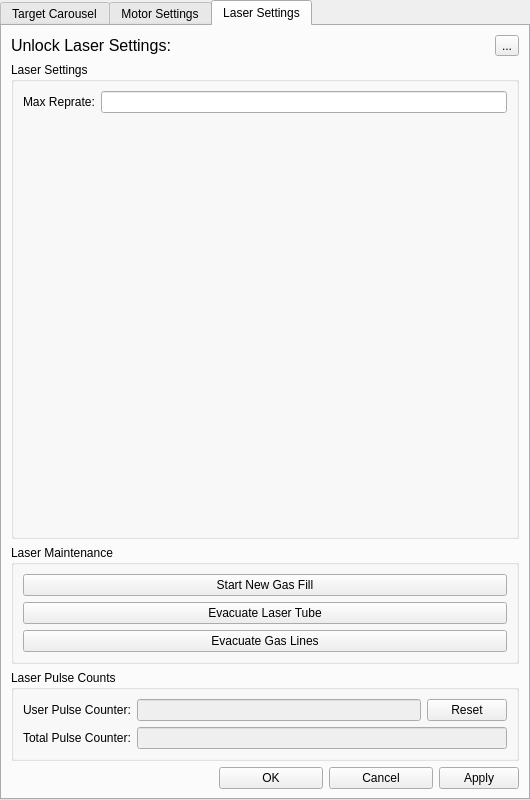
<?xml version="1.0" encoding="UTF-8"?>
<ui version="4.0">
 <class>TabWidget</class>
 <widget class="QTabWidget" name="TabWidget">
  <property name="geometry">
   <rect>
    <x>0</x>
    <y>0</y>
    <width>530</width>
    <height>800</height>
   </rect>
  </property>
  <property name="sizePolicy">
   <sizepolicy hsizetype="Expanding" vsizetype="Minimum">
    <horstretch>0</horstretch>
    <verstretch>0</verstretch>
   </sizepolicy>
  </property>
  <property name="maximumSize">
   <size>
    <width>530</width>
    <height>800</height>
   </size>
  </property>
  <property name="cursor">
   <cursorShape>ArrowCursor</cursorShape>
  </property>
  <property name="windowTitle">
   <string>PLD Control Settings</string>
  </property>
  <property name="currentIndex">
   <number>2</number>
  </property>
  <widget class="QWidget" name="tab_target_carousel_settings">
   <property name="cursor">
    <cursorShape>ArrowCursor</cursorShape>
   </property>
   <attribute name="title">
    <string>Target Carousel</string>
   </attribute>
   <layout class="QVBoxLayout" name="verticalLayout_2">
    <item>
     <widget class="QGroupBox" name="gbox_carousel_0">
      <property name="title">
       <string>Target Position 1</string>
      </property>
      <layout class="QVBoxLayout" name="verticalLayout_3">
       <item>
        <layout class="QFormLayout" name="form_carousel_0">
         <item row="0" column="0">
          <widget class="QLabel" name="lbl_carousel_size_0">
           <property name="text">
            <string>Target Diameter (mm):</string>
           </property>
          </widget>
         </item>
         <item row="0" column="1">
          <widget class="QLineEdit" name="line_carousel_size_0"/>
         </item>
         <item row="1" column="0">
          <widget class="QLabel" name="lbl_carousel_composition_0">
           <property name="text">
            <string>Target Composition:</string>
           </property>
          </widget>
         </item>
         <item row="1" column="1">
          <widget class="QLineEdit" name="line_carousel_composition_0"/>
         </item>
        </layout>
       </item>
      </layout>
     </widget>
    </item>
    <item>
     <widget class="QGroupBox" name="gbox_carousel_1">
      <property name="title">
       <string>Target Position 2</string>
      </property>
      <layout class="QVBoxLayout" name="verticalLayout_4">
       <item>
        <layout class="QFormLayout" name="form_carousel_1">
         <item row="0" column="0">
          <widget class="QLabel" name="lbl_carousel_size_1">
           <property name="text">
            <string>Target Diameter (mm):</string>
           </property>
          </widget>
         </item>
         <item row="0" column="1">
          <widget class="QLineEdit" name="line_carousel_size_1"/>
         </item>
         <item row="1" column="0">
          <widget class="QLabel" name="lbl_carousel_composition_1">
           <property name="text">
            <string>Target Composition:</string>
           </property>
          </widget>
         </item>
         <item row="1" column="1">
          <widget class="QLineEdit" name="line_carousel_composition_1"/>
         </item>
        </layout>
       </item>
      </layout>
     </widget>
    </item>
    <item>
     <widget class="QGroupBox" name="gbox_carousel_2">
      <property name="title">
       <string>Target Position 3</string>
      </property>
      <layout class="QVBoxLayout" name="verticalLayout_5">
       <item>
        <layout class="QFormLayout" name="form_carousel_2">
         <item row="0" column="0">
          <widget class="QLabel" name="lbl_carousel_size_2">
           <property name="text">
            <string>Target Diameter (mm):</string>
           </property>
          </widget>
         </item>
         <item row="0" column="1">
          <widget class="QLineEdit" name="line_carousel_size_2"/>
         </item>
         <item row="1" column="0">
          <widget class="QLabel" name="lbl_carousel_composition_2">
           <property name="text">
            <string>Target Composition:</string>
           </property>
          </widget>
         </item>
         <item row="1" column="1">
          <widget class="QLineEdit" name="line_carousel_composition_2"/>
         </item>
        </layout>
       </item>
      </layout>
     </widget>
    </item>
    <item>
     <widget class="QGroupBox" name="gbox_carousel_3">
      <property name="title">
       <string>Target Position 4</string>
      </property>
      <layout class="QVBoxLayout" name="verticalLayout_6">
       <item>
        <layout class="QFormLayout" name="form_carousel_3">
         <item row="0" column="0">
          <widget class="QLabel" name="lbl_carousel_size_3">
           <property name="text">
            <string>Target Diameter (mm):</string>
           </property>
          </widget>
         </item>
         <item row="0" column="1">
          <widget class="QLineEdit" name="line_carousel_size_3"/>
         </item>
         <item row="1" column="0">
          <widget class="QLabel" name="lbl_carousel_composition_3">
           <property name="text">
            <string>Target Composition:</string>
           </property>
          </widget>
         </item>
         <item row="1" column="1">
          <widget class="QLineEdit" name="line_carousel_composition_3"/>
         </item>
        </layout>
       </item>
      </layout>
     </widget>
    </item>
    <item>
     <widget class="QGroupBox" name="gbox_carousel_4">
      <property name="title">
       <string>Target Position 5</string>
      </property>
      <layout class="QVBoxLayout" name="verticalLayout_7">
       <item>
        <layout class="QFormLayout" name="form_carousel_4">
         <item row="0" column="0">
          <widget class="QLabel" name="lbl_carousel_size_4">
           <property name="text">
            <string>Target Diameter (mm):</string>
           </property>
          </widget>
         </item>
         <item row="0" column="1">
          <widget class="QLineEdit" name="line_carousel_size_4"/>
         </item>
         <item row="1" column="0">
          <widget class="QLabel" name="lbl_carousel_composition_4">
           <property name="text">
            <string>Target Composition:</string>
           </property>
          </widget>
         </item>
         <item row="1" column="1">
          <widget class="QLineEdit" name="line_carousel_composition_4"/>
         </item>
        </layout>
       </item>
      </layout>
     </widget>
    </item>
    <item>
     <widget class="QGroupBox" name="gbox_carousel_5">
      <property name="title">
       <string>Target Position 6</string>
      </property>
      <layout class="QVBoxLayout" name="verticalLayout_8">
       <item>
        <layout class="QFormLayout" name="form_carousel_5">
         <item row="0" column="0">
          <widget class="QLabel" name="lbl_carousel_size_5">
           <property name="text">
            <string>Target Diameter (mm):</string>
           </property>
          </widget>
         </item>
         <item row="0" column="1">
          <widget class="QLineEdit" name="line_carousel_size_5"/>
         </item>
         <item row="1" column="0">
          <widget class="QLabel" name="lbl_carousel_composition_5">
           <property name="text">
            <string>Target Composition:</string>
           </property>
          </widget>
         </item>
         <item row="1" column="1">
          <widget class="QLineEdit" name="line_carousel_composition_5"/>
         </item>
        </layout>
       </item>
      </layout>
     </widget>
    </item>
    <item>
     <layout class="QHBoxLayout" name="layout_carousel_cancel_confirm" stretch="50,25,25,0">
      <item>
       <spacer name="horizontalSpacer">
        <property name="orientation">
         <enum>Qt::Horizontal</enum>
        </property>
        <property name="sizeHint" stdset="0">
         <size>
          <width>40</width>
          <height>20</height>
         </size>
        </property>
       </spacer>
      </item>
      <item>
       <widget class="QPushButton" name="btn_ok_carousel">
        <property name="text">
         <string>OK</string>
        </property>
       </widget>
      </item>
      <item>
       <widget class="QPushButton" name="btn_cancel_carousel">
        <property name="text">
         <string>Cancel</string>
        </property>
       </widget>
      </item>
      <item>
       <widget class="QPushButton" name="btn_apply_carousel">
        <property name="text">
         <string>Apply</string>
        </property>
       </widget>
      </item>
     </layout>
    </item>
   </layout>
  </widget>
  <widget class="QWidget" name="tab_motor_settings">
   <attribute name="title">
    <string>Motor Settings</string>
   </attribute>
   <layout class="QVBoxLayout" name="verticalLayout" stretch="0,1,1,0">
    <item>
     <layout class="QHBoxLayout" name="horizontalLayout">
      <item>
       <widget class="QLabel" name="lbl_motor_unlock">
        <property name="font">
         <font>
          <pointsize>12</pointsize>
         </font>
        </property>
        <property name="text">
         <string>Unlock Motor Settings:</string>
        </property>
       </widget>
      </item>
      <item>
       <spacer name="horizontalSpacer_4">
        <property name="orientation">
         <enum>Qt::Horizontal</enum>
        </property>
        <property name="sizeHint" stdset="0">
         <size>
          <width>40</width>
          <height>20</height>
         </size>
        </property>
       </spacer>
      </item>
      <item>
       <widget class="QToolButton" name="tbtn_motor_setting_unlock">
        <property name="text">
         <string>...</string>
        </property>
        <property name="icon">
         <iconset>
          <normaloff>../img/unlock.svg</normaloff>../img/unlock.svg</iconset>
        </property>
        <property name="iconSize">
         <size>
          <width>45</width>
          <height>45</height>
         </size>
        </property>
       </widget>
      </item>
     </layout>
    </item>
    <item>
     <widget class="QGroupBox" name="gbox_target_motor">
      <property name="title">
       <string>Targets Motor Settings</string>
      </property>
      <layout class="QVBoxLayout" name="verticalLayout_9" stretch="1">
       <item>
        <layout class="QFormLayout" name="form_target_motor_settings">
         <item row="0" column="0">
          <widget class="QLabel" name="lbl_target_max_acceleration">
           <property name="text">
            <string>Max Acceleration:</string>
           </property>
          </widget>
         </item>
         <item row="0" column="1">
          <widget class="QLineEdit" name="line_target_max_acceleration"/>
         </item>
         <item row="1" column="0">
          <widget class="QLabel" name="lbl_target_max_speed">
           <property name="text">
            <string>Max Speed:</string>
           </property>
          </widget>
         </item>
         <item row="1" column="1">
          <widget class="QLineEdit" name="line_target_max_speed"/>
         </item>
        </layout>
       </item>
      </layout>
     </widget>
    </item>
    <item>
     <widget class="QGroupBox" name="gbox_substrate_motor">
      <property name="title">
       <string>Substrate Motor Settings</string>
      </property>
      <layout class="QVBoxLayout" name="verticalLayout_10">
       <item>
        <layout class="QFormLayout" name="form_substrate_motor_settings">
         <item row="0" column="0">
          <widget class="QLabel" name="lbl_substrate_max_acceleration">
           <property name="text">
            <string>Max Acceleration:</string>
           </property>
          </widget>
         </item>
         <item row="0" column="1">
          <widget class="QLineEdit" name="line_substrate_max_acceleration"/>
         </item>
         <item row="1" column="0">
          <widget class="QLabel" name="lbl_substrate_max_speed">
           <property name="text">
            <string>Max Speed:</string>
           </property>
          </widget>
         </item>
         <item row="1" column="1">
          <widget class="QLineEdit" name="line_substrate_max_speed"/>
         </item>
        </layout>
       </item>
      </layout>
     </widget>
    </item>
    <item>
     <layout class="QHBoxLayout" name="layout_motor_cancel_confirm" stretch="50,25,25,0">
      <item>
       <spacer name="horizontalSpacer_2">
        <property name="orientation">
         <enum>Qt::Horizontal</enum>
        </property>
        <property name="sizeHint" stdset="0">
         <size>
          <width>40</width>
          <height>20</height>
         </size>
        </property>
       </spacer>
      </item>
      <item>
       <widget class="QPushButton" name="btn_ok_motor">
        <property name="text">
         <string>OK</string>
        </property>
       </widget>
      </item>
      <item>
       <widget class="QPushButton" name="btn_cancel_motor">
        <property name="text">
         <string>Cancel</string>
        </property>
       </widget>
      </item>
      <item>
       <widget class="QPushButton" name="btn_apply_motor">
        <property name="text">
         <string>Apply</string>
        </property>
       </widget>
      </item>
     </layout>
    </item>
   </layout>
  </widget>
  <widget class="QWidget" name="tab_laser_settings">
   <attribute name="title">
    <string>Laser Settings</string>
   </attribute>
   <layout class="QVBoxLayout" name="verticalLayout_11" stretch="0,1,0,0,0">
    <item>
     <layout class="QHBoxLayout" name="horizontalLayout_2">
      <item>
       <widget class="QLabel" name="lbl_laser_unlock">
        <property name="font">
         <font>
          <pointsize>12</pointsize>
         </font>
        </property>
        <property name="text">
         <string>Unlock Laser Settings:</string>
        </property>
       </widget>
      </item>
      <item>
       <spacer name="horizontalSpacer_5">
        <property name="orientation">
         <enum>Qt::Horizontal</enum>
        </property>
        <property name="sizeHint" stdset="0">
         <size>
          <width>40</width>
          <height>20</height>
         </size>
        </property>
       </spacer>
      </item>
      <item>
       <widget class="QToolButton" name="tbtn_laser_settings_unlock">
        <property name="text">
         <string>...</string>
        </property>
        <property name="icon">
         <iconset>
          <normaloff>../img/unlock.svg</normaloff>../img/unlock.svg</iconset>
        </property>
        <property name="iconSize">
         <size>
          <width>45</width>
          <height>45</height>
         </size>
        </property>
       </widget>
      </item>
     </layout>
    </item>
    <item>
     <widget class="QGroupBox" name="gbox_laser">
      <property name="title">
       <string>Laser Settings</string>
      </property>
      <layout class="QHBoxLayout" name="horizontalLayout_3">
       <item>
        <layout class="QFormLayout" name="formLayout_2">
         <item row="0" column="0">
          <widget class="QLabel" name="lbl_laser_max_reprate">
           <property name="text">
            <string>Max Reprate:</string>
           </property>
          </widget>
         </item>
         <item row="0" column="1">
          <widget class="QLineEdit" name="line_laser_max_reprate"/>
         </item>
        </layout>
       </item>
      </layout>
     </widget>
    </item>
    <item>
     <widget class="QGroupBox" name="groupBox_2">
      <property name="title">
       <string>Laser Maintenance</string>
      </property>
      <layout class="QVBoxLayout" name="verticalLayout_12">
       <item>
        <widget class="QPushButton" name="btn_maint_new_fill">
         <property name="text">
          <string>Start New Gas Fill</string>
         </property>
        </widget>
       </item>
       <item>
        <widget class="QPushButton" name="btn_maint_evac_laser_tube">
         <property name="text">
          <string>Evacuate Laser Tube</string>
         </property>
        </widget>
       </item>
       <item>
        <widget class="QPushButton" name="btn_maint_evac_gas_lines">
         <property name="text">
          <string>Evacuate Gas Lines</string>
         </property>
        </widget>
       </item>
      </layout>
     </widget>
    </item>
    <item>
     <widget class="QGroupBox" name="groupBox">
      <property name="title">
       <string>Laser Pulse Counts</string>
      </property>
      <layout class="QFormLayout" name="formLayout">
       <item row="0" column="0">
        <widget class="QLabel" name="lbl_pulse_counter_user">
         <property name="text">
          <string>User Pulse Counter:</string>
         </property>
        </widget>
       </item>
       <item row="0" column="1">
        <layout class="QHBoxLayout" name="horizontalLayout_4" stretch="1,0">
         <item>
          <widget class="QLineEdit" name="line_pulse_counter_user">
           <property name="enabled">
            <bool>false</bool>
           </property>
          </widget>
         </item>
         <item>
          <widget class="QPushButton" name="btn_maint_reset_user_counter">
           <property name="sizePolicy">
            <sizepolicy hsizetype="Minimum" vsizetype="Minimum">
             <horstretch>0</horstretch>
             <verstretch>0</verstretch>
            </sizepolicy>
           </property>
           <property name="text">
            <string>Reset</string>
           </property>
          </widget>
         </item>
        </layout>
       </item>
       <item row="2" column="0">
        <widget class="QLabel" name="lbl_pulse_counter_total">
         <property name="text">
          <string>Total Pulse Counter:</string>
         </property>
        </widget>
       </item>
       <item row="2" column="1">
        <widget class="QLineEdit" name="line_pulse_counter_total">
         <property name="enabled">
          <bool>false</bool>
         </property>
        </widget>
       </item>
      </layout>
     </widget>
    </item>
    <item>
     <layout class="QHBoxLayout" name="layout_laser_cancel_confirm" stretch="50,25,25,0">
      <item>
       <spacer name="horizontalSpacer_3">
        <property name="orientation">
         <enum>Qt::Horizontal</enum>
        </property>
        <property name="sizeHint" stdset="0">
         <size>
          <width>40</width>
          <height>20</height>
         </size>
        </property>
       </spacer>
      </item>
      <item>
       <widget class="QPushButton" name="btn_ok_laser">
        <property name="text">
         <string>OK</string>
        </property>
       </widget>
      </item>
      <item>
       <widget class="QPushButton" name="btn_cancel_laser">
        <property name="text">
         <string>Cancel</string>
        </property>
       </widget>
      </item>
      <item>
       <widget class="QPushButton" name="btn_apply_laser">
        <property name="text">
         <string>Apply</string>
        </property>
       </widget>
      </item>
     </layout>
    </item>
   </layout>
  </widget>
 </widget>
 <resources/>
 <connections/>
</ui>
